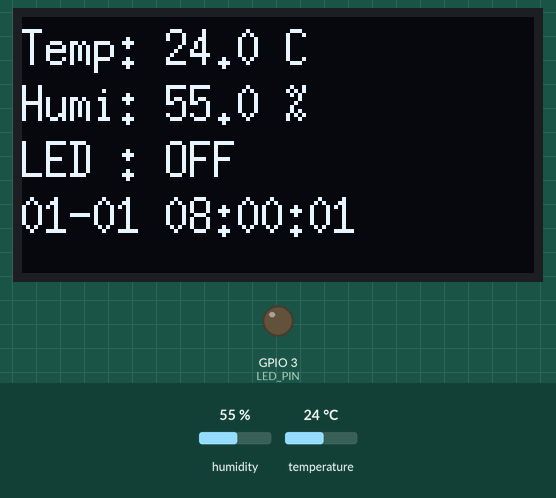
Bench run of a sketch on a simulated ESP32. On the bench: 128×64 one-colour display, output pins drawn as LEDs (lit = HIGH). The test bench sets the inputs (shaded band); at power-on: humidity 55 %, temperature 24 °C. WiFi joins after 1.5 s; servers stay silent unless stated; what the sketch prints to the serial monitor is not drawn.

Above: at 5.0 s.
5.1 s: humidity set to 22 %
At 6.8 s:
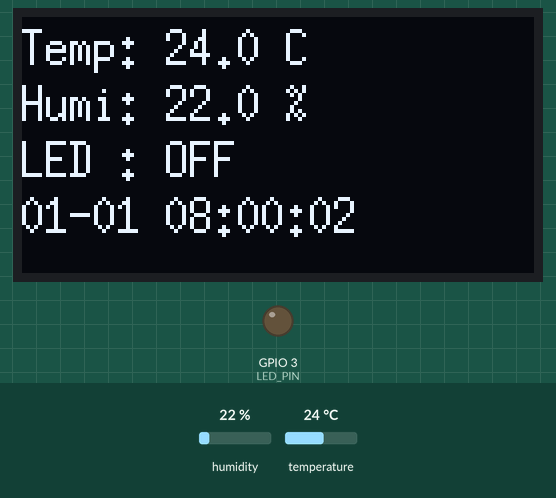
8.5 s: temperature set to 12 °C
At 11.0 s:
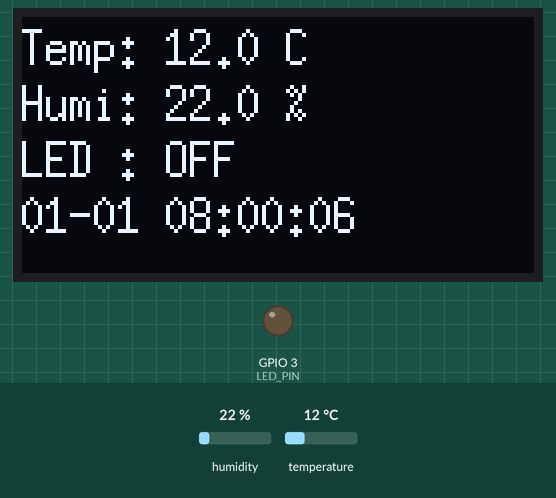
12.7 s: humidity set to 40 %
At 14.9 s:
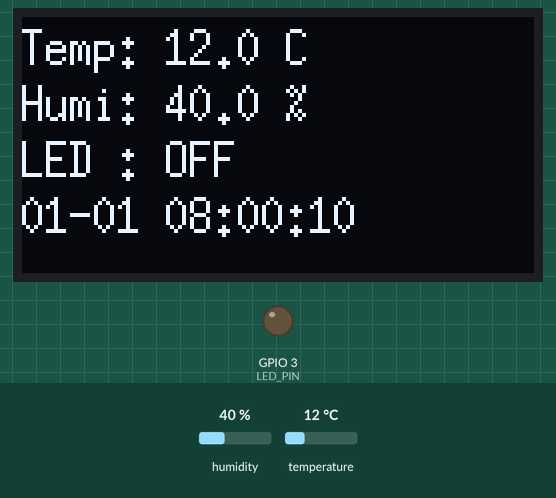
16.9 s: temperature set to 19 °C
At 19.4 s:
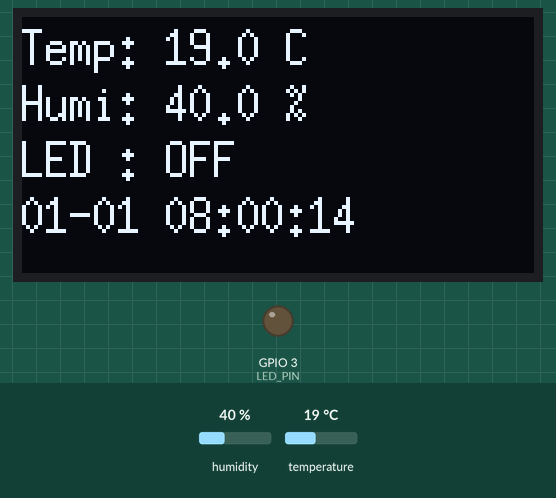
Timing chart, 0 to 20.9 s (numbered marks = the images above; inputs shaded):
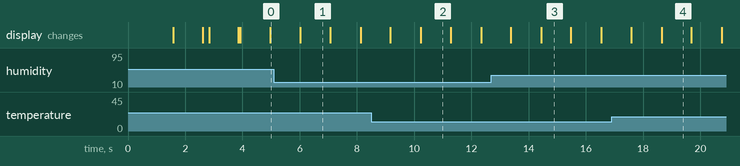

The sketch:

esp32alarm.ino
```cpp
#include <Arduino.h>
#include <WiFi.h>
#include <ArduinoWebsockets.h>
#include <DHT.h>
#include <ArduinoJson.h>
#include <U8g2lib.h>
#include <TimeLib.h>
#include <Wire.h>
#include "config.h"

using namespace websockets;

#define DHTPIN 14
#define DHTTYPE DHT11
#define LED_PIN 3
#define LED_CHANNEL 0
#define LED_FREQ 5000
#define LED_RES -1
#define OLED_SCL 8
#define OLED_SDA 9

U8G2_SSD1306_128X64_NONAME_F_HW_I2C u8g2(U8G2_R0, /* reset=*/U8X8_PIN_NONE);
DHT dht(DHTPIN, DHTTYPE);
WebsocketsClient client;

float currentTemp = 0.0;
float currentHumi = 0.0;
int currentLED = 0;
bool  ledState = false;
unsigned long lastWiFiRetry = 0;
unsigned long lastWsRetry = 0;

const char* ssid = WIFI_SSID;
const char* password = WIFI_PASSWORD;
const char* websocket_server = WS_SERVER_URL;
const char* device_id = DEVICE_ID;

time_t t;

String getTimestamp() {
  return String(millis());
}


void drawScreen(const char* statusMsg = nullptr) {
  u8g2.clearBuffer();
  u8g2.setFont(u8g2_font_6x13_tr);

  char line[32];
  sprintf(line, "Temp: %.1f C", currentTemp);
  u8g2.drawStr(0, 12, line);

  sprintf(line, "Humi: %.1f %%", currentHumi);
  u8g2.drawStr(0, 26, line);

  sprintf(line, "LED : %s", ledState ? "ON" : "OFF");
  u8g2.drawStr(0, 40, line);

  int y,m,d,h,mi,s;
  timestamp2clocktime(now(), y, m, d, h, mi, s);
  sprintf(line, "%02d-%02d %02d:%02d:%02d", m, d, h, mi, s);
  u8g2.drawStr(0, 54, line);

  if (statusMsg) u8g2.drawStr(0, 64, statusMsg);

  u8g2.sendBuffer();
}

void sendSensor(const char* sensor_id, float value) {
  StaticJsonDocument<200> doc;
  doc["msg_type"] = "sensor_data";
  doc["device_id"] = device_id;
  doc["timestamp"] = getTimestamp();
  doc["sensor_id"] = sensor_id;
  doc["value"] = value;

  String payload;
  serializeJson(doc, payload);
  client.send(payload);
  Serial.println("Sent: " + payload);
}

void sendRegistration() {
  StaticJsonDocument<128> doc;
  doc["msg_type"] = "register";
  doc["device_id"] = device_id;
  String payload;
  serializeJson(doc, payload);
  client.send(payload);
  Serial.println("Sent registration: " + payload);
}

void handleMessage(WebsocketsMessage msg) {
  Serial.println("Received: " + msg.data());

  StaticJsonDocument<256> doc;
  if (deserializeJson(doc, msg.data())) return;

  const char* type   = doc["msg_type"];
  const char* target = doc["device_id"];

  if (strcmp(type, "led_command") == 0 && strcmp(target, device_id) == 0) {
    const char* cmd = doc["value"];
    if(strcasecmp(cmd, "toggle")  == 0) { digitalWrite(LED_PIN, !digitalRead(LED_PIN)); ledState = !ledState; }
    else if(strcasecmp(cmd, "on")  == 0) { digitalWrite(LED_PIN, HIGH); ledState = true; }
    else if(strcasecmp(cmd, "off") == 0) { digitalWrite(LED_PIN, LOW);  ledState = false; }
  }
  else if (strcmp(type, "registration_ack") == 0 && strcmp(target, device_id) == 0) {
    long ts = doc["timestamp"];
    setTime(ts);
    Serial.printf("Server time synced: %ld\n", ts);
    drawScreen("Time synced");
  }
}
void timestamp2clocktime(time_t t, int &y, int &m, int &d, int &h, int &mi, int &s) {
  y  = year(t);
  m  = month(t);
  d  = day(t);
  h  = hour(t) + 8;
  mi = minute(t);
  s  = second(t);
}

void reconnectWiFi() {
  drawScreen("Reconnecting to WiFi ...");
  WiFi.begin(ssid, password);
  while (WiFi.status() != WL_CONNECTED) {
    delay(500);
    Serial.print(".");
  }
  drawScreen("WiFi Connected");
}

void reconnect() {
  drawScreen("Reconnecting to Server ...");
  while (!client.connect(websocket_server)) {
    Serial.println("Failed to connect to server");
    delay(1000);
  }
  Serial.println("Connected to server");
  drawScreen("Server Connected");
  delay(1000);
  sendRegistration();
}

void setup() {
  Serial.begin(115200);
  Wire.begin(OLED_SDA, OLED_SCL);
  u8g2.begin();
  dht.begin();

  pinMode(LED_PIN, OUTPUT);
  digitalWrite(LED_PIN, LOW);

  drawScreen("Connecting to WiFi ...");
  WiFi.begin(ssid, password);
  while (WiFi.status() != WL_CONNECTED) {
    delay(500);
    Serial.print(".");
  }
  drawScreen("WiFi Connected");
  delay(1000);

  drawScreen("Connecting to Server ...");
  client.onMessage(handleMessage);
  if (client.connect(websocket_server)) {
    drawScreen("Server Connected");
    sendRegistration();
  } else {
    drawScreen("Server Failed");
  }

  delay(1000);

  setTime(0);

  drawScreen();
}

void loop() {
  if (WiFi.status() != WL_CONNECTED) {
    if (millis() - lastWiFiRetry > 10000) {
      drawScreen("WiFi Disconnected");
      reconnectWiFi();
      lastWiFiRetry = millis();
    }
  }
  client.poll();
  if (!client.available()) {
    if (millis() - lastWsRetry > 5000) {
      drawScreen("Server Disconnected");
      reconnect();
      lastWsRetry = millis();
    }
  }

  static unsigned long lastSensor = 0;
  if (millis() - lastSensor >= 1000) {
    currentTemp = dht.readTemperature();
    currentHumi = dht.readHumidity();
    sendSensor("temperature", currentTemp);
    sendSensor("humidity", currentHumi);
    drawScreen();
    lastSensor = millis();
  }
}
```

config.example.h
```cpp
#define WIFI_SSID "your_wifi_ssid"
#define WIFI_PASSWORD "your_wifi_password"

#define WS_SERVER_URL "ws://192.168.1.xxx:5501/ws"

#define DEVICE_ID "alarm-clock"
```

Measured:
- what the display in image 1 shows lasts 1.1 s, from 6.0 s to 7.1 s
